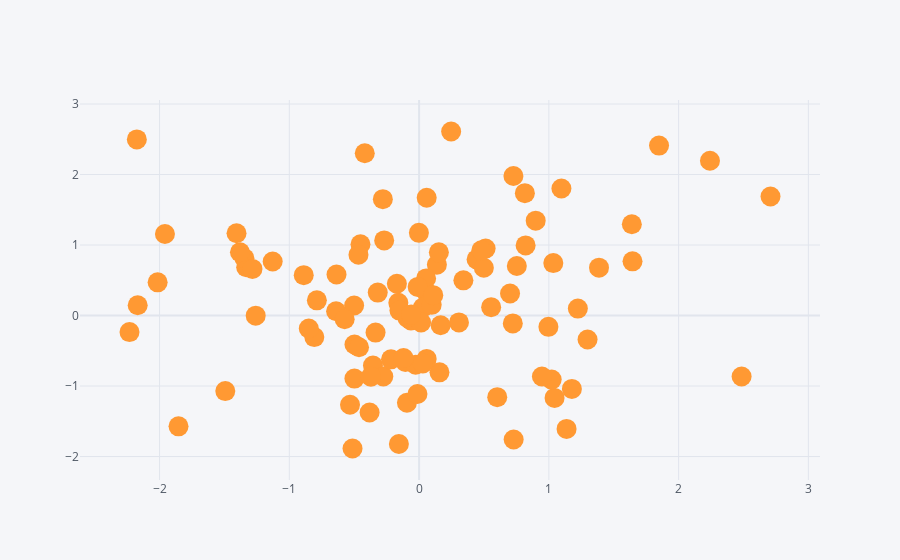

The notebook cell saved with this chart:
### Code cell
df1.iplot ( kind="scatter" , x="A" , y="B" , mode="markers" , size=20 )
